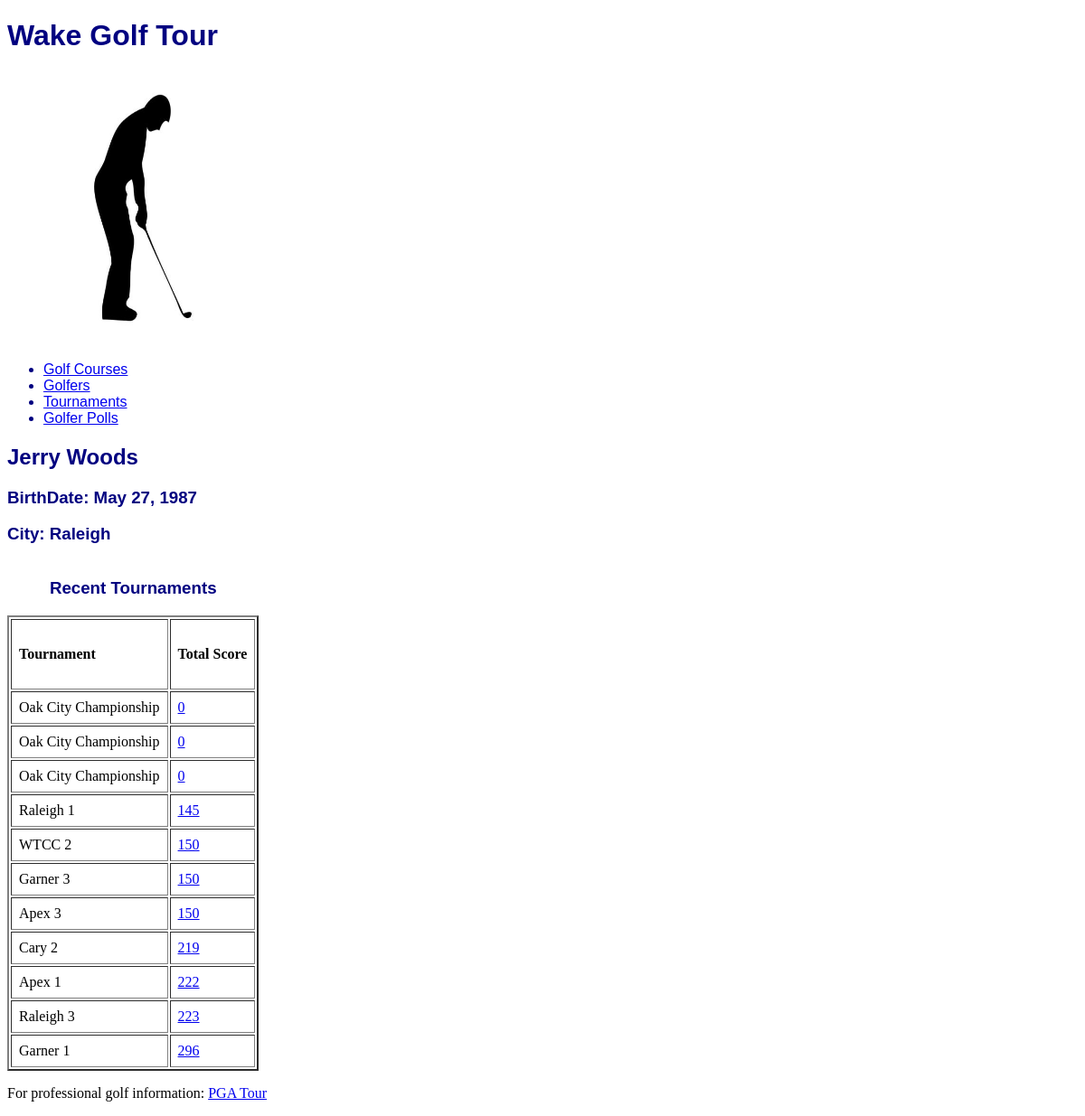
The page /golfer/1/ on the database its author committed.
### golfer/models.py (models this page shows, shortened)
class Golfer(models.Model):
    golfer_id = models.IntegerField(primary_key=True)
    golfer_name = models.TextField()
    golfer_birthdate = models.DateField()
    golfer_city = models.TextField(default="unknown", blank=True)
    class Meta:
        managed = True
        db_table = 'Golfer'

### tournament/models.py (models this page shows, shortened)
class Tournament(models.Model):
    tourn_id = models.AutoField(primary_key=True)
    tourn_name = models.TextField()
    tourn_course = models.ForeignKey(GolfCourse, models.DO_NOTHING)
    tourn_start_date = models.DateField()
    tourn_num_rounds = models.IntegerField()
    tourn_num_golfers = models.IntegerField()
    class Meta:
        managed = False
        db_table = 'Tournament'

### golfer/views.py (the view)
class GolferDetailView(generic.DetailView):
    model = Golfer
    template_name = 'golfer/golfer_detail.html'
    def get_context_data(self, **kwargs):
        context = super(GolferDetailView, self).get_context_data(**kwargs)
        golfer = self.get_object()
        context['golfer'] = golfer
        context['scores'] = GolferRoundScores.getTournScoresByGolfer(golfer.golfer_id)
        return context

### golfer/models.py (called while the page is built)
    def getGolferName(self):
        return self.tg_golfer.golfer_name

    def getTournName(self):
        return self.tg_tourn.tourn_name

### golfer/templates/golfer/golfer_detail.html (shortened to what this page needs)
{% extends parent_template|default:"golfer/base_golfer.html" %}
{% block content %}
  <h2>{{ golfer.golfer_name }}</h2>
  <h3> BirthDate: {{ golfer.golfer_birthdate }}</h3>
  <h3> City: {{ golfer.golfer_city }}</h3>
  <dl>
    <table class="Recent Tournaments" border="2" cellpadding="8">
      <caption><h3>Recent Tournaments</h3></caption>
      <tr>
        <td><h4>Tournament</h4></td>
        <td><h4>Total Score</h4></td>
      </tr>
      {% for score in scores %}
        <tr>
          <td>{{ score.tournament_name }}</td>
          <td>
            <a href="/golfer/{{ score.tourn_golfer_id }}/round_scores">
               {{ score.total_score }} </a>
          </td>
        </tr>
      {% endfor %}
    </table>
  </dl>
{% endblock %}

### golfer/static/golfer/styles.css (style rules this page uses)
body { background-color: white; font-family: Verdana; }
h2 { color: navy; font-family: sans-serif; font-weight: 20px; font-style: normal; }
h3 { color: navy; font-family: sans-serif; font-weight: 20px; font-style: normal; }

### rows shown on the page
Golfer: golfer_name "Jerry Woods", golfer_birthdate "May 27, 1987", golfer_city "Raleigh"
Tournament: tournament_name "Oak City Championship" "Oak City Championship" "Oak City Championship"
Tournament: tournament_name "Raleigh 1"
Tournament: tournament_name "WTCC 2"
Tournament: tournament_name "Garner 3"
Tournament: tournament_name "Apex 3"
Tournament: tournament_name "Cary 2"
Tournament: tournament_name "Apex 1"
Tournament: tournament_name "Raleigh 3"
Tournament: tournament_name "Garner 1"

### other values the page prints
{{ score.total_score }} "0" "0" "0" "145" "150" "150" "150" "219" "222" "223" "296"
